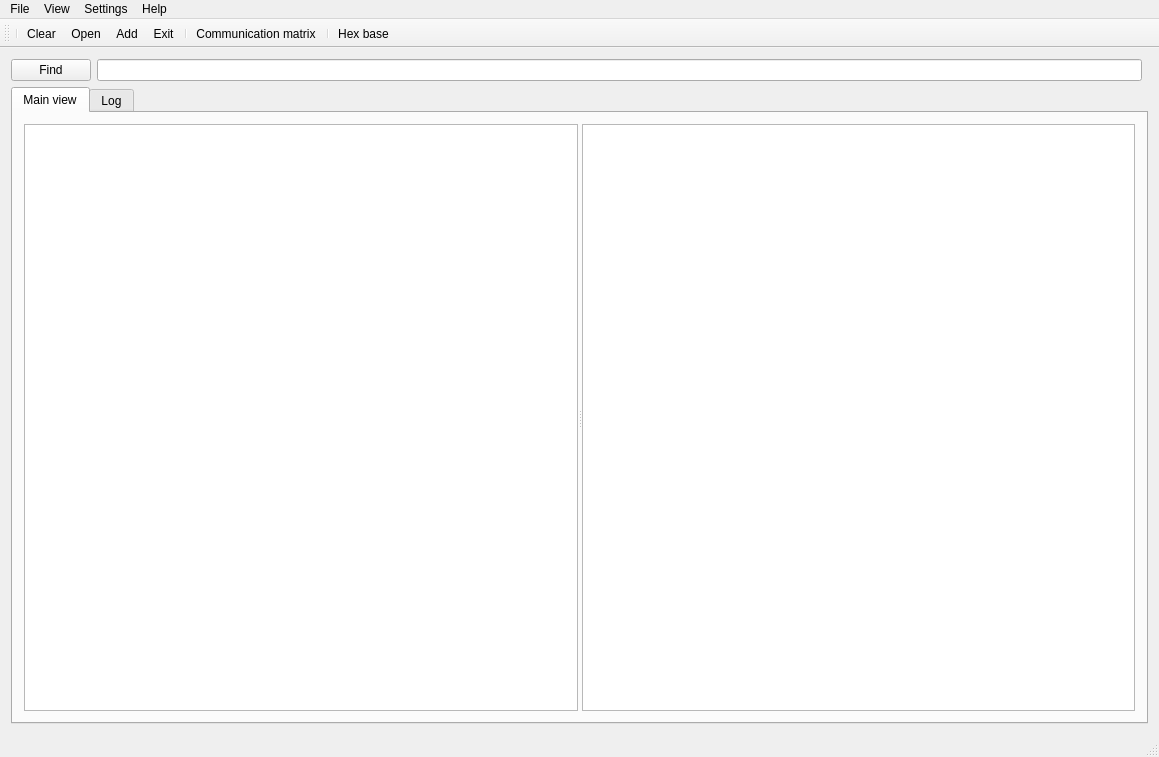
<?xml version="1.0" encoding="UTF-8"?>
<ui version="4.0">
 <class>BusConfigUIClass</class>
 <widget class="QMainWindow" name="BusConfigUIClass">
  <property name="geometry">
   <rect>
    <x>0</x>
    <y>0</y>
    <width>1159</width>
    <height>757</height>
   </rect>
  </property>
  <property name="windowTitle">
   <string>BusConfigUI</string>
  </property>
  <property name="styleSheet">
   <string notr="true"/>
  </property>
  <widget class="QWidget" name="centralWidget">
   <layout class="QGridLayout" name="gridLayout">
    <item row="0" column="0">
     <layout class="QHBoxLayout" name="horizontalLayout">
      <item>
       <widget class="QPushButton" name="pushButton_Find">
        <property name="mouseTracking">
         <bool>false</bool>
        </property>
        <property name="styleSheet">
         <string notr="true"/>
        </property>
        <property name="text">
         <string>Find</string>
        </property>
        <property name="icon">
         <iconset resource="BusConfigUI.qrc">
          <normaloff>:/BusConfigUI/Icons/find.png</normaloff>:/BusConfigUI/Icons/find.png</iconset>
        </property>
       </widget>
      </item>
      <item>
       <widget class="QLineEdit" name="lineEdit_Find"/>
      </item>
     </layout>
    </item>
    <item row="1" column="0" colspan="2">
     <widget class="QTabWidget" name="tabWidget">
      <property name="currentIndex">
       <number>0</number>
      </property>
      <widget class="QWidget" name="tab_MainView">
       <attribute name="title">
        <string>Main view</string>
       </attribute>
       <layout class="QGridLayout" name="gridLayout_2">
        <item row="0" column="0">
         <widget class="QSplitter" name="splitter">
          <property name="orientation">
           <enum>Qt::Horizontal</enum>
          </property>
          <widget class="QTreeWidget" name="treeWidget_MainView">
           <property name="sizePolicy">
            <sizepolicy hsizetype="Expanding" vsizetype="Expanding">
             <horstretch>0</horstretch>
             <verstretch>0</verstretch>
            </sizepolicy>
           </property>
           <property name="mouseTracking">
            <bool>true</bool>
           </property>
           <property name="headerHidden">
            <bool>true</bool>
           </property>
           <column>
            <property name="text">
             <string notr="true">1</string>
            </property>
           </column>
          </widget>
          <widget class="QTableWidget" name="tableWidget_Properties">
           <property name="sizePolicy">
            <sizepolicy hsizetype="Expanding" vsizetype="Expanding">
             <horstretch>0</horstretch>
             <verstretch>0</verstretch>
            </sizepolicy>
           </property>
          </widget>
         </widget>
        </item>
       </layout>
      </widget>
      <widget class="QWidget" name="tab_Log">
       <attribute name="title">
        <string>Log</string>
       </attribute>
       <layout class="QHBoxLayout" name="horizontalLayout_2">
        <item>
         <widget class="QWidget" name="widget" native="true">
          <layout class="QGridLayout" name="gridLayout_3">
           <item row="0" column="0">
            <widget class="QTextBrowser" name="textBrowser_Log"/>
           </item>
          </layout>
         </widget>
        </item>
       </layout>
      </widget>
     </widget>
    </item>
   </layout>
  </widget>
  <widget class="QMenuBar" name="menuBar">
   <property name="geometry">
    <rect>
     <x>0</x>
     <y>0</y>
     <width>1159</width>
     <height>21</height>
    </rect>
   </property>
   <widget class="QMenu" name="menu_Main">
    <property name="title">
     <string>File</string>
    </property>
    <addaction name="actionClear"/>
    <addaction name="actionOpen"/>
    <addaction name="actionAdd"/>
    <addaction name="actionExit"/>
   </widget>
   <widget class="QMenu" name="menuSettings">
    <property name="title">
     <string>Settings</string>
    </property>
    <addaction name="actionBase"/>
   </widget>
   <widget class="QMenu" name="menuView">
    <property name="title">
     <string>View</string>
    </property>
    <addaction name="actionCommunication_matrix"/>
   </widget>
   <widget class="QMenu" name="menuAbout">
    <property name="title">
     <string>Help</string>
    </property>
    <addaction name="actionAbout"/>
   </widget>
   <addaction name="menu_Main"/>
   <addaction name="menuView"/>
   <addaction name="menuSettings"/>
   <addaction name="menuAbout"/>
  </widget>
  <widget class="QToolBar" name="mainToolBar">
   <property name="iconSize">
    <size>
     <width>32</width>
     <height>32</height>
    </size>
   </property>
   <property name="toolButtonStyle">
    <enum>Qt::ToolButtonTextBesideIcon</enum>
   </property>
   <property name="floatable">
    <bool>true</bool>
   </property>
   <attribute name="toolBarArea">
    <enum>TopToolBarArea</enum>
   </attribute>
   <attribute name="toolBarBreak">
    <bool>false</bool>
   </attribute>
   <addaction name="separator"/>
   <addaction name="actionClear"/>
   <addaction name="actionOpen"/>
   <addaction name="actionAdd"/>
   <addaction name="actionExit"/>
   <addaction name="separator"/>
   <addaction name="actionCommunication_matrix"/>
   <addaction name="separator"/>
   <addaction name="actionBase"/>
  </widget>
  <widget class="QStatusBar" name="statusBar"/>
  <action name="actionOpen">
   <property name="icon">
    <iconset resource="BusConfigUI.qrc">
     <normaloff>:/BusConfigUI/Icons/open.png</normaloff>:/BusConfigUI/Icons/open.png</iconset>
   </property>
   <property name="text">
    <string>Open</string>
   </property>
  </action>
  <action name="actionAdd">
   <property name="icon">
    <iconset resource="BusConfigUI.qrc">
     <normaloff>:/BusConfigUI/Icons/add.png</normaloff>:/BusConfigUI/Icons/add.png</iconset>
   </property>
   <property name="text">
    <string>Add</string>
   </property>
  </action>
  <action name="actionExit">
   <property name="icon">
    <iconset resource="BusConfigUI.qrc">
     <normaloff>:/BusConfigUI/Icons/exit.png</normaloff>:/BusConfigUI/Icons/exit.png</iconset>
   </property>
   <property name="text">
    <string>Exit</string>
   </property>
  </action>
  <action name="actionClear">
   <property name="icon">
    <iconset resource="BusConfigUI.qrc">
     <normaloff>:/BusConfigUI/Icons/clear.png</normaloff>:/BusConfigUI/Icons/clear.png</iconset>
   </property>
   <property name="text">
    <string>Clear</string>
   </property>
  </action>
  <action name="actionAbout">
   <property name="text">
    <string>About</string>
   </property>
  </action>
  <action name="actionBase">
   <property name="icon">
    <iconset resource="BusConfigUI.qrc">
     <normaloff>:/BusConfigUI/Icons/hex.ico</normaloff>:/BusConfigUI/Icons/hex.ico</iconset>
   </property>
   <property name="text">
    <string>Hex base</string>
   </property>
  </action>
  <action name="actionCommunication_matrix">
   <property name="text">
    <string>Communication matrix</string>
   </property>
  </action>
 </widget>
 <layoutdefault spacing="6" margin="11"/>
 <resources>
  <include location="BusConfigUI.qrc"/>
 </resources>
 <connections/>
</ui>
